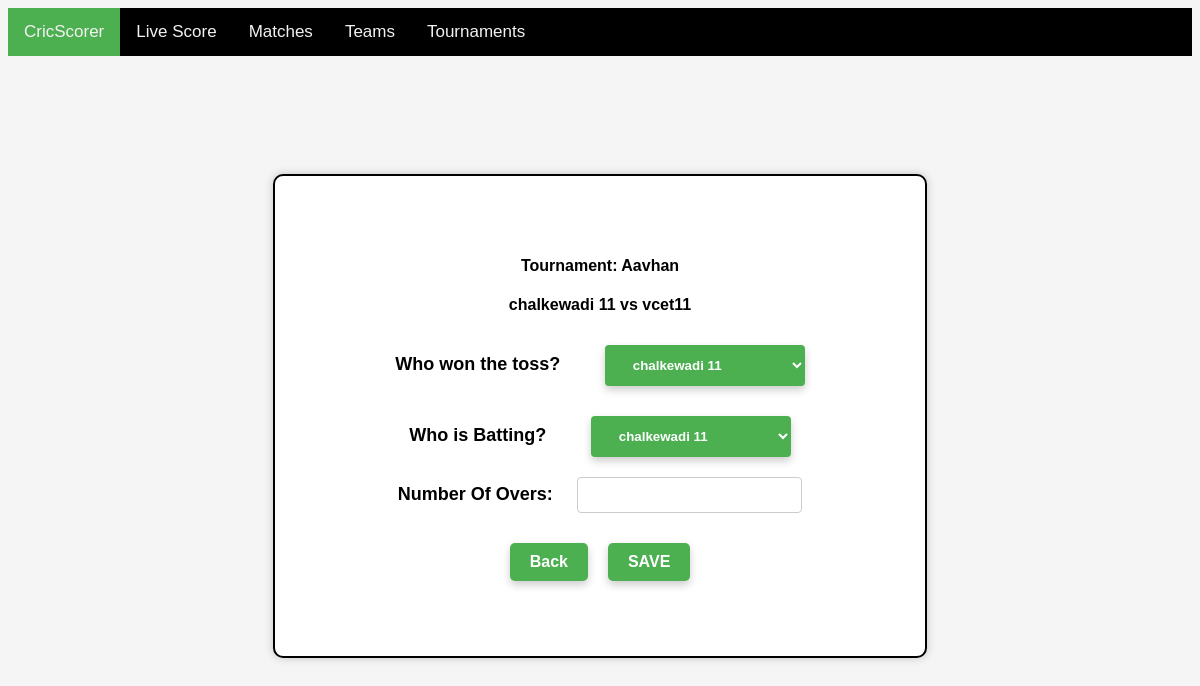
/makematch/30/, run on the app's committed database.
### scoring/models.py (models this page shows, shortened)
class Makematch(models.Model):
    def create_new_ref_number():
                not_unique = True
                while not_unique:
                    unique_ref = random.randint(1000000000, 9999999999)
                    if not Makematch.objects.filter(match_pin=unique_ref):
                        not_unique = False
                return str(unique_ref)
    tournament_name=models.ForeignKey(Tournament,on_delete=models.CASCADE)
    team_1=models.ForeignKey(Team,related_name="team_1",on_delete=models.CASCADE)
    team_2=models.ForeignKey(Team,related_name="team_2",on_delete=models.CASCADE)
    match_pin=models.CharField(max_length=10,default=create_new_ref_number,null=True,blank=True)
    def getUrl(self):
        return f'/makematch/{self.id}/scoring/'

class Tournament(models.Model):
    name=models.CharField(max_length=200,null=True)
    start_date=models.DateTimeField(null=True)
    end_date=models.DateTimeField(null=True)
    location=models.CharField(max_length=200,null=True)
    teams = models.ManyToManyField('Team', blank=True, related_name='tournaments')
    def __str__(self) :
        return self.name

class Team(models.Model):
    name=models.CharField(max_length=200)
    captian_name=models.CharField(max_length=200,null=True)
    captian_email=models.EmailField(null=True)
    captian_phone=models.IntegerField(null=True)
    def __str__(self) :
        return self.name

### scoring/views.py (the view)
# urls.py: path('makematch/<int:match_id>/', views.match_detail, name='match_detail'),
def match_detail(request, match_id):
    match = Makematch.objects.get(id=match_id)
    context = {'match': match}
    return render(request,'scoring/matchtoss.html',context)

### scoring/templates/scoring/matchtoss.html (shortened to what this page needs)
{% extends 'scoring/base.html' %}
    {% block content %}
      <div class="center">
      <div class="container">
        <div class="container-box">
          <label for="match"><p>Tournament: {{ match.tournament_name }}</p>
            <h4> {{ match.team_1 }} vs {{ match.team_2 }}</h4></label>
          <div class="create-match-container">
            <label class="create-match-label" for="match-pin-input">Who won the toss?</label>
            <select>
            <option value="">{{ match.team_1 }}</option>
            </select>
          </div>
          <div class="create-match-container">
            <label class="create-match-label" for="match-pin-input">Who is Batting? </label>
            <select>
              <option value="">{{ match.team_1 }}</option>
            </select>
          </div>
          <div class="create-match-container">
            <label class="create-match-label" for="match-pin-input">Number Of Overs:</label>
            <input class="create-match-input" type="text" id="match-pin-input" name="match-pin-input" />
          </div>
          <div class="button-container">
            <button class="button" onclick="location.href={% url 'make_match' %}">Back</button>
            <a href="{{match.getUrl}}"">
              <button id="save-btn" class="button" >SAVE</button>
            </a>
          </div>
        </div>
      </div>
    </div>
    {% endblock %}

### scoring/static/scoring/score.css (style rules this page uses)
.container { max-width: 500px; margin: 0 auto; padding: 20px; background-color: #FFFFFF; box-shadow: 0 0 10px rgba(0, 0, 0, 0.2); border-radius: 5px; }
button { padding: 12px 24px; margin: 10px; background-color: #4CAF50; color: white; border: none; cursor: pointer; border-radius: 4px; box-shadow: 0 4px 8px 0 rgba(0, 0, 0, 0.2); transition: 0.3s; font-weight: bold; }

### scoring/static/scoring/makematch.css (style rules this page uses)
.center { display: flex; justify-content: center; align-items: center; height: 90vh; }
.container { background-color: white; border: 2px solid black; border-radius: 10px; padding: 120px; text-align: center; display: flex; justify-content: center; align-items: center; display: flex; justify-content: center; align-items: center; height: 30vh; }
h1, p { text-align: center; }
p { font-weight:bold; }
select { padding: 12px 24px; margin-top: 10px; margin-left: 20px; width: 200px; background-color: #4CAF50; color: white; border: none; border-radius: 4px; box-shadow: 0 4px 8px 0 rgba(0, 0, 0, 0.2); transition: 0.3s; font-weight: bold; }
.button-container { display: flex; justify-content: center; align-items: center; margin-top: 20px; }
.button { background-color: #4CAF50; color: white; padding: 10px 20px; border-radius: 5px; margin: 10px; cursor: pointer; font-size: 16px; }
.create-match-container { margin-top: 20px; }
.create-match-label { font-size: 18px; font-weight: bold; display: inline-block; margin-right: 20px; }
.create-match-input { padding: 8px; font-size: 16px; border: 1px solid #ccc; border-radius: 4px; }

### data on the page
Makematch: tournament_name "Aavhan", team_1 "chalkewadi 11", team_2 "vcet11", team_1.name "chalkewadi 11"
